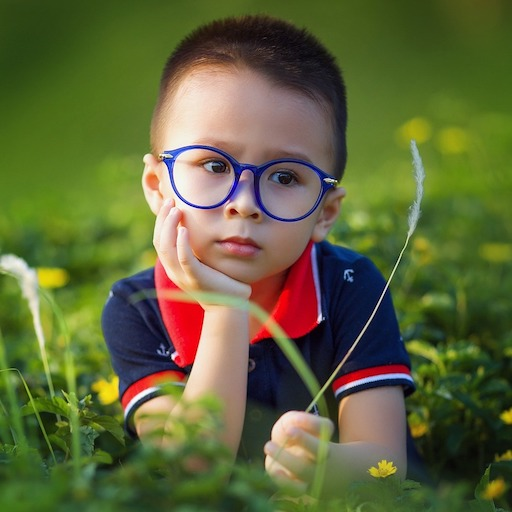
#> input picture data/images/sample.jpg, 512 x 512 px
$ python 03_cropAndResize.py
#> lines starting #> are read from the running program, lines starting #| are printed output that depends on the picture
import cv2
import numpy as np

# cv2.IMREAD_COLOR  == 1   같은 의미
source = cv2.imread('data/images/sample.jpg',1)
#> source is the input picture: shape (512, 512, 3); mean B, G, R 57.8, 101.6, 95.4

print(cv2.IMREAD_COLOR)

#가로는 80%로
#세로는 60%로
# 이미지 확대 / 축소

scaleX= 0.8
scaleY= 0.6

scaleDown=cv2.resize(source,None,fx=scaleX,fy=scaleY,interpolation=cv2.INTER_LINEAR)
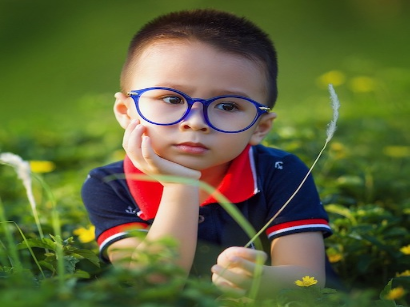
#> scaleDown: shape (307, 410, 3); mean B, G, R 57.7, 101.5, 95.3
print(scaleDown)
#> (printed output is left out)
cv2.imshow('Scaled Down',scaleDown)
cv2.imshow('Original',source)


# CROP 이미지 자르기!!\
crop_img=source[350:500,200:550]
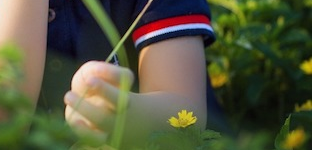
#> crop_img: shape (150, 312, 3); mean B, G, R 59.6, 85.6, 83
cv2.imshow('crop img',crop_img)


cv2.waitKey(0)                      #프로그램  wait
cv2.destroyAllWindows()                   #모든창을 없애라
